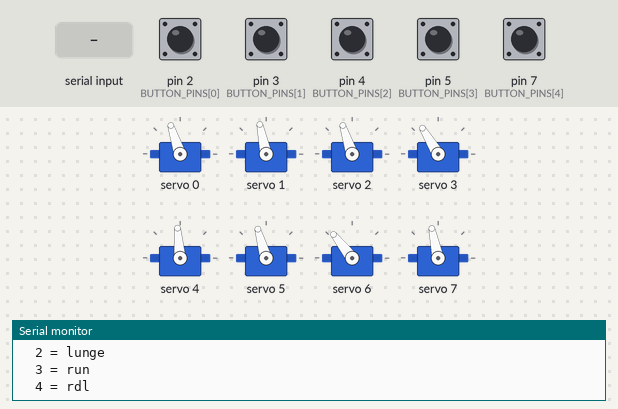
Simulated run of this program. Board: Arduino Uno, built with avr-gcc and run on an emulated ATmega328P. Shown: 8 × servo, the last lines printed to the serial monitor. The inputs (shaded band) are chosen by the test bench; at power-on: pin 2 (BUTTON_PINS[0]), pin 3 (BUTTON_PINS[1]), pin 4 (BUTTON_PINS[2]), pin 5 (BUTTON_PINS[3]), pin 7 (BUTTON_PINS[4]) HIGH.

Above: at 1.2 s.
1.3 s: pin 3 (BUTTON_PINS[1]) pulled LOW for 0.15 s
At 3.82 s:
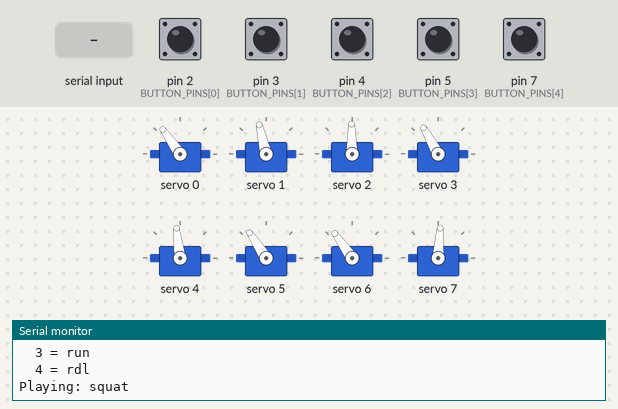
At 4.33 s:
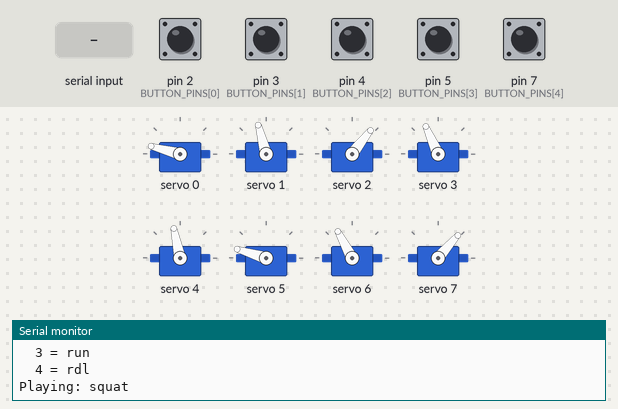
4.4 s: pin 2 (BUTTON_PINS[0]) pulled LOW for 0.15 s
7.4 s: pin 4 (BUTTON_PINS[2]) pulled LOW for 0.15 s
At 10.13 s:
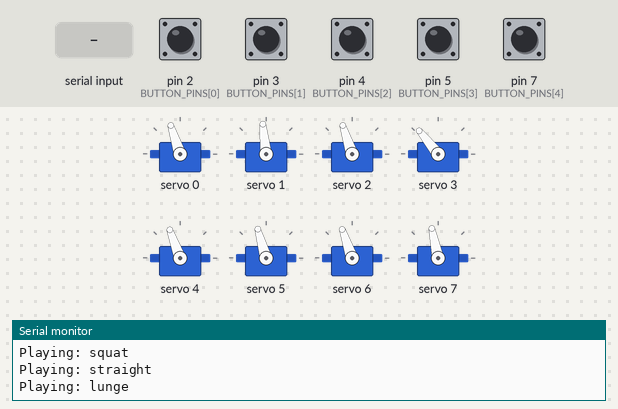
10.5 s: pin 5 (BUTTON_PINS[3]) pulled LOW for 0.15 s
13.5 s: pin 7 (BUTTON_PINS[4]) pulled LOW for 0.15 s
At 16.23 s:
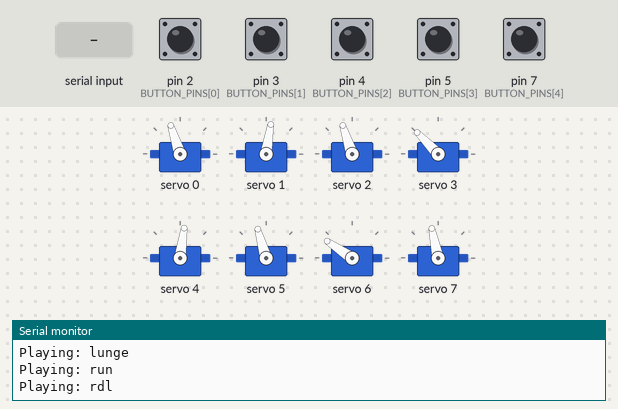
16.5 s: "30,150\n" received over Serial
Timing chart, 0 to 19.9 s (numbered marks = the images above; inputs shaded):
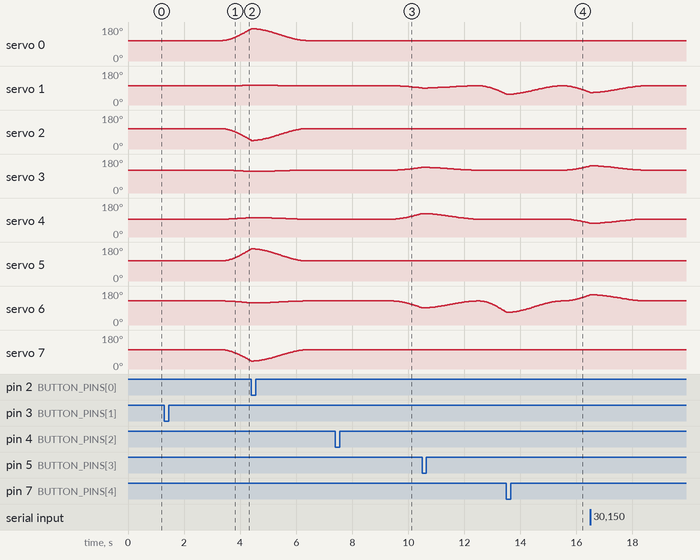

Measured:
- after the input at 1.3 s, servo 0: moves from 108° to 171° over 1.0 s, starting after 2.1 s; servo 1: 102° → 103° after 2.4 s, → 104° 0.34 s later, → 105° 0.20 s later
- after the input at 7.4 s, servo 1: moves from 102° to 90° over 0.95 s, starting after 2.1 s; servo 3: moves from 121° to 136° over 0.85 s, starting after 2.2 s; servo 4: moves from 95° to 124° over 0.94 s, starting after 2.2 s; servo 6: moves from 128° to 91° over 1.0 s, starting after 2.1 s
- after the input at 13.5 s, servo 3: moves from 121° to 143° over 0.81 s, starting after 2.2 s; servo 4: moves from 95° to 73° over 0.88 s, starting after 2.1 s

The program:

main.cpp
```cpp
#include <Arduino.h>
#include "mode_test.h"

// default RUN_MODE is 1
#ifndef RUN_MODE
  #define RUN_MODE 1
#endif

// Select the setup function depending on the mode
void setup() {
#if RUN_MODE == 1
  setup_main();
#elif RUN_MODE == 2
  setup_test();
#elif RUN_MODE == 3
  setup_testPose();
#endif
}

// Select the loop function depending on the mode
void loop() {
#if RUN_MODE == 1
  loop_main();
#elif RUN_MODE == 2
  loop_test();
#elif RUN_MODE == 3
  loop_testPose();
#endif
}
```

AnimationPlayer.cpp
```cpp
#include "AnimationPlayer.h"

namespace {

// PCA9685 channel for each joint
constexpr uint8_t CHANNEL[NUM_JOINTS] = {0, 1, 2, 3, 4, 5, 6, 7};

float smoothstep(float t) {
  return t * t * (3.0f - 2.0f * t);
}

}  // namespace

AnimationPlayer::AnimationPlayer(Adafruit_PWMServoDriver& pwm) : pwm_(pwm) {}

void AnimationPlayer::snapTo(const Pose& pose) {
  for (uint8_t j = 0; j < NUM_JOINTS; j++) write(j, pose.ticks[j]);
  moving_ = false;
}

void AnimationPlayer::play(uint8_t index) {
  if (index >= NUM_ANIMATIONS) return;
  if (index == index_ && moving_) return;  // already playing it

  index_ = index;
  frame_ = 0;
  startSegment(ANIMATIONS[index_].poses[0]);
}

void AnimationPlayer::update() {
  if (!moving_) return;

  unsigned long elapsed = millis() - segmentStart_;
  uint16_t duration = target_->duration_ms;
  float t = (duration == 0) ? 1.0f : (float)elapsed / duration;
  if (t > 1.0f) t = 1.0f;
  float e = smoothstep(t);

  for (uint8_t j = 0; j < NUM_JOINTS; j++) {
    int diff = (int)target_->ticks[j] - start_[j];
    write(j, start_[j] + (int)lroundf(diff * e));
  }

  if (t < 1.0f) return;

  // Segment finished: single poses hold, multi-frame animations loop
  const Animation& anim = ANIMATIONS[index_];
  if (anim.count <= 1) {
    moving_ = false;
    return;
  }
  frame_ = (frame_ + 1) % anim.count;
  startSegment(anim.poses[frame_]);
}

// Always starts from where the servos are NOW, so switching mid-move is smooth
void AnimationPlayer::startSegment(const Pose& to) {
  for (uint8_t j = 0; j < NUM_JOINTS; j++) start_[j] = current_[j];
  target_       = &to;
  segmentStart_ = millis();
  moving_       = true;
}

void AnimationPlayer::write(uint8_t joint, int ticks) {
  current_[joint] = constrain(ticks, 0, 4095);
  pwm_.setPWM(CHANNEL[joint], 0, current_[joint]);
}
```

AnimationPlayer.h
```cpp
#pragma once
// ======================================================================
// Plays animations from the ANIMATIONS table with smooth easing.
// Knows nothing about buttons or Serial; you just tell it what to play.
// ======================================================================

#include <Adafruit_PWMServoDriver.h>
#include "Animations.h"

class AnimationPlayer {
public:
  explicit AnimationPlayer(Adafruit_PWMServoDriver& pwm);

  void snapTo(const Pose& pose);  // jump instantly (use once at boot)
  void play(uint8_t index);       // blend into ANIMATIONS[index]
  void update();                  // call every loop(), never blocks

  uint8_t currentIndex() const { return index_; }
  bool    isMoving()     const { return moving_; }

private:
  void startSegment(const Pose& to);
  void write(uint8_t joint, int ticks);

  Adafruit_PWMServoDriver& pwm_;

  // The player's state: which animation, which frame, and whether it's moving
  uint8_t index_  = 0;
  uint8_t frame_  = 0;
  bool    moving_ = false;

  const Pose*   target_       = nullptr;
  unsigned long segmentStart_ = 0;
  int start_[NUM_JOINTS]   = {};
  int current_[NUM_JOINTS] = {};
};
```

Animations.cpp
```cpp
// ======================================================================
// Keyframe data. To add an animation:
//   1. write a Pose array below
//   2. add one ANIM(...) line to the table
// ======================================================================

#include "Animations.h"

// Builds an Animation from a Pose array, counting its frames automatically.
#define ANIM(name, poses) { name, poses, sizeof(poses) / sizeof(poses[0]) }

namespace {

// Shared pose, reused across animations instead of copy-pasting the numbers.
constexpr Pose STRAIGHT = {{340, 326, 340, 367, 312, 335, 381, 326}, 2000};

const Pose straight[] = {
  STRAIGHT,
};

const Pose squat[] = {
  STRAIGHT,
  {{576, 340, 104, 340, 340, 576, 340, 104}, 2000},  // squat
};

const Pose lunge[] = {
  STRAIGHT,
  {{340, 284, 340, 423, 423, 335, 242, 326}, 2000},  // lunge 1
  STRAIGHT,
  {{340, 437, 340, 256, 256, 335, 423, 326}, 2000},  // lunge 2
};

const Pose run[] = {
  STRAIGHT,
  {{340, 131, 340, 367, 312, 335, 117, 326}, 2000},  // stride 1
  {{340, 576, 340, 367, 312, 335, 562, 326}, 2000},  // stride 2
};

const Pose rdl[] = {
  STRAIGHT,
  {{340, 173, 340, 465, 215, 335, 520, 326}, 2000},  // rdl
};

}  // namespace

// Index 0 is the boot / stop pose.
const Animation ANIMATIONS[] = {
  ANIM("straight", straight),  // 0
  ANIM("squat",    squat),     // 1
  ANIM("lunge",    lunge),     // 2
  ANIM("run",      run),       // 3
  ANIM("rdl",      rdl),       // 4
};

const uint8_t NUM_ANIMATIONS = sizeof(ANIMATIONS) / sizeof(ANIMATIONS[0]);
```

Animations.h
```cpp
#pragma once
// ======================================================================
// Animation data types. Pure data, no hardware.
// ======================================================================

#include <Arduino.h>

constexpr uint8_t NUM_JOINTS = 8;

// One keyframe: a target tick value per joint + how long to get there.
struct Pose {
  uint16_t ticks[NUM_JOINTS];
  uint16_t duration_ms;
};

// A list of keyframes.
//   count == 1  -> static pose: blend to it and hold
//   count  > 1  -> loops forever
struct Animation {
  const char* name;
  const Pose* poses;
  uint8_t     count;
};

// The table's order is the button / Serial number.
extern const Animation ANIMATIONS[];
extern const uint8_t   NUM_ANIMATIONS;
```

Robot.cpp
```cpp
#include "Robot.h"

Robot::Robot(Adafruit_PWMServoDriver& pwm) {
    pwmDriver = &pwm;
    running = false;
}

void Robot::homing (uint16_t duration) {
    float angles[8] = {90, 90, 90, 90, 90, 90, 90, 90};
    moveAllServos(angles, duration);
}

void Robot::homing(float* angles, uint16_t duration) {
    moveAllServos(angles, duration);
}

void Robot::moveAllServos(float* angles, uint16_t duration) {
    setServoAngle(hipHighLeft,  angles[0]);
    setServoAngle(hipLowLeft,   angles[1]);
    setServoAngle(kneeLeft,     angles[2]);
    setServoAngle(ankleLeft,    angles[3]);
    setServoAngle(hipHighRight, angles[4]);
    setServoAngle(hipLowRight,  angles[5]);
    setServoAngle(kneeRight,    angles[6]);
    setServoAngle(ankleRight,   angles[7]);
}

void Robot::moveLeftLeg(float* angles, uint16_t duration) {
    setServoAngle(hipHighLeft, angles[0]);
    setServoAngle(hipLowLeft,  angles[1]);
    setServoAngle(kneeLeft,    angles[2]);
    setServoAngle(ankleLeft,   angles[3]);
}

void Robot::moveRightLeg(float* angles, uint16_t duration) {
    setServoAngle(hipHighRight, angles[0]);
    setServoAngle(hipLowRight,  angles[1]);
    setServoAngle(kneeRight,    angles[2]);
    setServoAngle(ankleRight,   angles[3]);
}

void Robot::hipStraight(uint16_t duration) { }

void Robot::tiltLeft(uint16_t duration) { }

void Robot::tiletRight(uint16_t duration) { }

void Robot::enableTorque() { }

void Robot::disableTorque() { }

bool Robot::isTorqueOn() { return false; }

bool Robot::isRunning() { return false; }

void Robot::runCommand(const Command& c) {
    if (c.cmd == Cmd::all && c.angles) {
        moveAllServos(c.angles, c.duration);
    } else if (c.cmd == Cmd::leftLeg && c.angles) {
        moveLeftLeg(c.angles, c.duration);
    } else if (c.cmd == Cmd::rightLeg && c.angles) {
        moveRightLeg(c.angles, c.duration);
    }
}

void Robot::setServoAngle(uint8_t ch, float angle) {
  angle = constrain(angle, 0, 180);
  int ticks = map(angle, 0, 180, 90, 590);
  pwmDriver->setPWM(ch, 0, ticks);
}

void Robot::setServoTicks(uint8_t ch, int ticks) {
  ticks = constrain(ticks, 0, 4095);
  pwmDriver->setPWM(ch, 0, ticks);
}
```

Robot.h
```cpp
#pragma once

#include <Arduino.h>
#include <Wire.h>
#include <Adafruit_PWMServoDriver.h>

enum class Cmd {
    homing,
    pause,
    all,
    leftLeg,
    rightLeg,
    straight,
    tiltLeft,
    tiltRight,
};

struct Command {
    Cmd cmd;
    float* angles;
    uint16_t duration;
};

class Robot {
    public:
        Robot(Adafruit_PWMServoDriver& pwm);
        void homing (uint16_t duration = 1500);
        void homing(float* angles, uint16_t duration = 1500);
        void moveAllServos(float* angles, uint16_t duration = 0);
        void moveLeftLeg(float* angles, uint16_t duration = 0);
        void moveRightLeg(float* angles, uint16_t duration = 0);
        void hipStraight(uint16_t duration = 0);
        void tiltLeft(uint16_t duration = 0);
        void tiletRight(uint16_t duration = 0);
        void enableTorque();
        void disableTorque();
        bool isTorqueOn();
        bool isRunning();
        void runCommand(const Command& c);

    private:
        const uint8_t ankleRight   = 0;
        const uint8_t kneeRight    = 1;
        const uint8_t hipLowRight  = 2;
        const uint8_t hipHighRight = 3;
        const uint8_t hipHighLeft  = 4;
        const uint8_t hipLowLeft   = 5;
        const uint8_t kneeLeft     = 6;
        const uint8_t ankleLeft    = 7;
        bool running = false;
        bool torqueOn = false;
        unsigned long ms = 0;
        unsigned long lastDuration = 0;
        void setServoAngle(uint8_t ch, float angle);
        void setServoTicks(uint8_t ch, int ticks);
        Adafruit_PWMServoDriver* pwmDriver;
};
```

mode_test.cpp
```cpp
// ======================================================================
// State-based animation player
//
// Pick an animation with a button (or by sending a digit trough serial)
//  button/key 0 -> straight  (stop & hold)
//  button/key 1 -> squat     (loops)
//  button/key 2 -> lunge     (loops)
//  button/key 3 -> run       (loops)
//  button/key 4 -> rdl       (loops)
//
// The selected animation is looping until another one is chosen.
// Switching animations allways blends smoothly from whathever
//  position the servos are at any given moment
// ======================================================================

#include <Arduino.h>
#include <Wire.h>
#include <Adafruit_PWMServoDriver.h>
#include "Animations.h"
#include "AnimationPlayer.h"


namespace {

Adafruit_PWMServoDriver pwmTest;
AnimationPlayer player(pwmTest);

// Button i plays ANIMATIONS[i]. Wire each button from its pin to GND
constexpr uint8_t BUTTON_PINS[] = {2, 3, 4, 5, 7};
constexpr uint8_t NUM_BUTTONS = sizeof(BUTTON_PINS);
constexpr unsigned long DEBOUNCE_MS = 50;

bool isDown[NUM_BUTTONS] = {};
unsigned long lastChange[NUM_BUTTONS] = {};

void select(uint8_t index) {
  if (index >= NUM_ANIMATIONS) return;
  player.play(index);
  Serial.print(F("Playing: "));
  Serial.println(ANIMATIONS[index].name);
}

void readButtons() {
  unsigned long now = millis();
  for (uint8_t i = 0; i < NUM_BUTTONS; i++) {
    bool down = (digitalRead(BUTTON_PINS[i]) == LOW);
    if (down != isDown[i] && now - lastChange[i] > DEBOUNCE_MS) {
      isDown[i]     = down;
      lastChange[i] = now;
      if (down) select(i);  // act on press, not release
    }
  }
}

void readSerial() {
  while (Serial.available()) {
    char c = Serial.read();
    if (c >= '0' && c <= '9') select(c - '0');
  }
}

} // namespace

// ======================================================================
// Entry points used by main.cpp
// ======================================================================

void setup_test() {
  // set up serial comunication
  Serial.begin(115200);

  // set up PCA board
  Wire.begin();
  Wire.setClock(400000);
  pwmTest.begin();
  pwmTest.setPWMFreq(50);

  for (uint8_t pin : BUTTON_PINS) pinMode(pin, INPUT_PULLUP);

  // Snap to the straight pose on boot
  player.snapTo(ANIMATIONS[0].poses[0]);

  Serial.println(F("Ready. Press a button or send:"));
  for (uint8_t i = 0; i < NUM_ANIMATIONS; i++) {
    Serial.print(F("  "));
    Serial.print(i);
    Serial.print(F(" = "));
    Serial.println(ANIMATIONS[i].name);
  }

}

void loop_test() {
  readButtons();
  readSerial();
  player.update();
}
```

mode_test.h
```cpp
#pragma once


// ============== Setup ================
void setup_test();

// ================ Loop ================
void loop_test();

// ============== Helpers ===============
```
